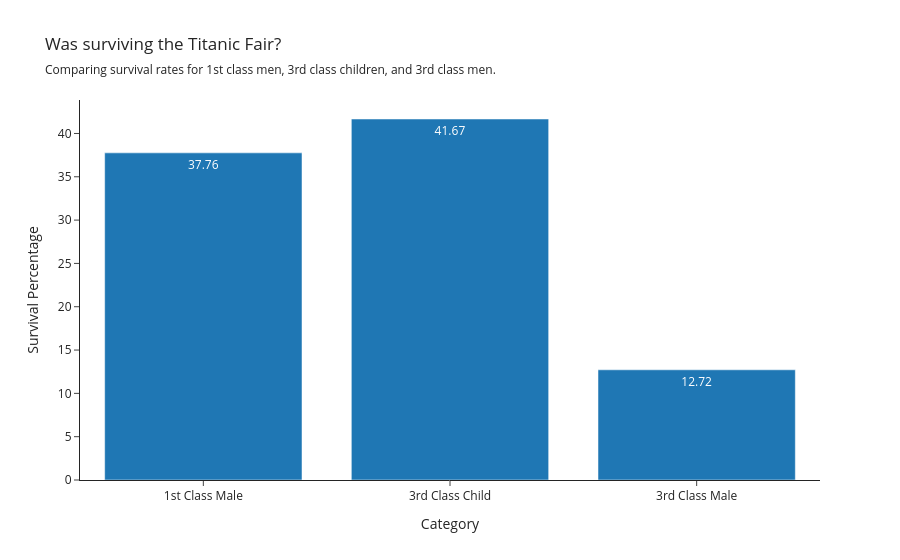

Here is the notebook cell this chart was saved with:
### Code cell
fig = px.bar(
            df_viz,  
            title='Was surviving the Titanic Fair?',
            subtitle='Comparing survival rates for 1st class men, 3rd class children, and 3rd class men.',
             x='Category',
             y='Survival Percentage',
             text='Survival Percentage',
             hover_data={
                'Category': True,
                'Survived_Count': True,
                'Passenger_Count': True,
                'Survival Percentage': ":.1f"
            },
             template='simple_white',
             color_discrete_sequence=px.colors.qualitative.D3
            )
fig.show()

### Figure 1 — Plotly figure (JSON) as saved in the notebook; plotly's stock layout.template omitted (floating-point values rounded to 4 significant figures)
{"data": [{"customdata": [[37, 98], [20, 48], [29, 228]], "hovertemplate": "Category=%{x}<br>Survival Percentage=%{text:.1f}<br>Survived_Count=%{customdata[0]}<br>Passenger_Count=%{customdata[1]}<extra></extra>", "legendgroup": "", "marker": {"color": "#1F77B4", "pattern": {"shape": ""}}, "name": "", "orientation": "v", "showlegend": false, "text": [37.76, 41.67, 12.72], "textposition": "auto", "type": "bar", "x": ["1st Class Male", "3rd Class Child", "3rd Class Male"], "xaxis": "x", "y": [37.76, 41.67, 12.72], "yaxis": "y"}], "layout": {"barmode": "relative", "legend": {"tracegroupgap": 0}, "title": {"subtitle": {"text": "Comparing survival rates for 1st class men, 3rd class children, and 3rd class men."}, "text": "Was surviving the Titanic Fair?"}, "xaxis": {"anchor": "y", "domain": [0, 1], "title": {"text": "Category"}}, "yaxis": {"anchor": "x", "domain": [0, 1], "title": {"text": "Survival Percentage"}}}}
